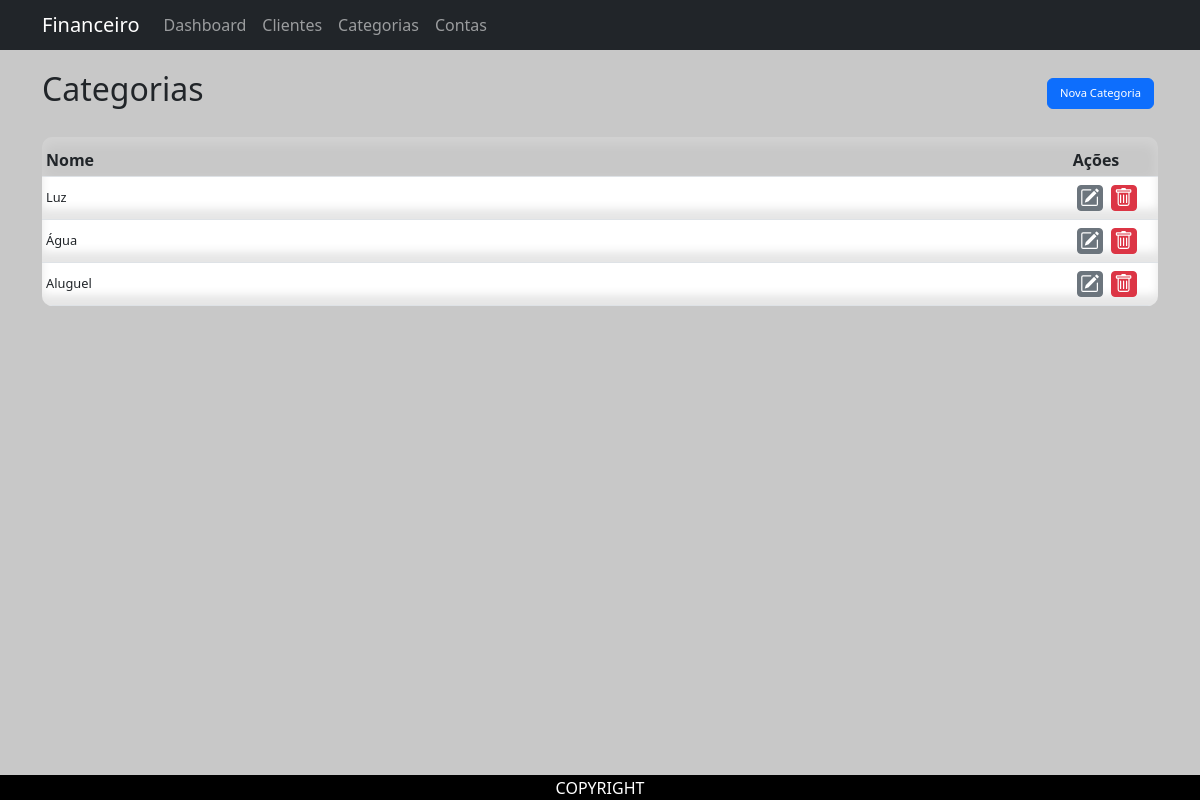
Page /categorias/ on the committed database.
### financeiro/models.py (models this page shows, shortened)
class Categoria(models.Model):
    nome = models.CharField(max_length=50)

### financeiro/views.py (the view, shortened to what this page needs)
# urls.py: path('categorias/', categoria_list, name='categoria_list'),
def categoria_list(request):
    if request.method == 'GET':
        form = CategoriaForm()
        categorias = Categoria.objects.all()
        return render(request, 'financeiro/categoria_list.html', {'categorias': categorias, 'form': form})

### templates/financeiro/categoria_list.html (shortened to what this page needs)
{% extends 'financeiro/base.html' %}
{% block content %}
{% load static %}
<link href="{% static 'financeiro/css/style.css' %}" rel="stylesheet">
<div id="content">
    <div id="header"  class="d-flex justify-content-between">
        <h2>Categorias</h2>
        <button onclick="showDropbox()" class="btn btn-primary">Nova Categoria</button>
    </div>
    <div id="table">
        <div id="thead" >
            <table class="table">
                <colgroup>
                    <col style="width: 92%;">
                    <col style="width: 8%;">
                </colgroup>
                <thead>
                    <tr>
                        <th>Nome</th>
                        <th>Ações</th>
                    </tr>
                </thead>
            </table>
        </div>
        <div id="tbody">
            <table class="table">
                <colgroup>
                    <col style="width: 92%;">
                    <col style="width: 8%;">
                </colgroup>
                <tbody>
                    {% for categoria in categorias %}
                    <tr id="{{ categoria.id }}" onclick="select('{{ categoria.id }}')">
                        <td><p>{{ categoria.nome }}</p></td>
                        <td>
                            <form method="post">
                                <div>
                                    <button name="btn" value="edit" class="btn btn-secondary btn-sm">
                                    </button>
                                </div>
                                <div>
                                    <button name="btn" value="delete" class="btn btn-danger btn-sm">
                                    </button>
                                </div>
                            </form>
                        </td>
                    </tr>
                    {% endfor %}
                </tbody>
            </table>
        </div>
    </div>
</div>
{% endblock %}

### static/financeiro/css/style.css (style rules this page uses)
html { width: 100%; height: 100%; }
body { display: flex; flex-direction: column; width: 100%; height: 100%; background-color: rgb(200, 200, 200); }
#content { display: flex; flex-direction: column; height: 100%; width: 100%; }
#header { height: 12%; width: 100%; justify-content: center; align-items: center; }
#table { display: flex; flex-direction: column; width: 100%; height: 80%; border-radius: 10px !important; }
#thead { width: 100%; height: 40px; border-radius: 10px 10px 0px 0px !important; box-shadow: inset 0px 5px 12px 2px rgba(255, 255, 255, 0.2); }
th { background-color: rgba(0, 0, 0, 0) !important; padding: 0.25rem !important; }
tbody tr { background-color: rgba(255, 255, 255, 0) !important; box-shadow: inset 0px -10px 10px 0px rgba(0, 0, 0, 0.1); transition-duration: 0.5s; }
tbody td { background-color: rgba(0, 0, 0, 0) !important; padding: 0.25rem !important; }
#tbody { background-color: white; border-radius: 0px 0px 10px 10px !important; height: var(100% - 40px); width: 100%; overflow:auto; padding: 0px !important; font-size: 0.8rem !important; }
#tbody form { display: flex; width: 100%; height: 100%; align-items: center; margin: 0px !important; }
#tbody p { display: flex; width: 100%; height: 100%; align-items: center; margin: 0px !important; }
#thead table, #tbody table { table-layout: fixed; width: 100%; height: 100%; margin-bottom: 0px !important; }
#tbody button { padding: 0.15rem; }
button { margin: 0.25rem; font-size: 0.7rem !important; }

### rows in the picture
Categoria: nome "Luz"
Categoria: nome "Água"
Categoria: nome "Aluguel"
